Frame 1 (no input): blank canvas, image omitted
Frame 60 (the mouse pressed at the canvas centre just before this capture): blank canvas, image omitted
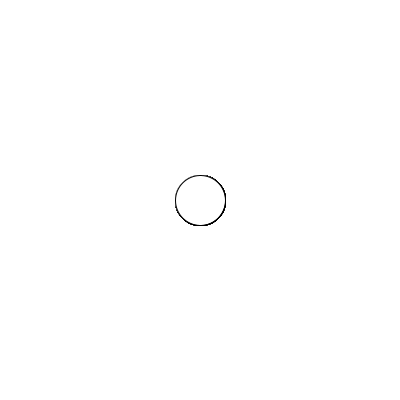
Frame 120 (the mouse held since frame 60 and released just before this capture)

The Processing sketch whose frames 1 and 60 were blank and that drew this single picture after the mouse press (run headless with seeded random() and noise(); from frame 60 on, the mouse is pressed at the canvas centre):

// Processing sketch: processing_91103
// ── processing_91103.pde

//so erstelle ich maloberfläche
void setup(){
  //die grösse
size(400,400);
//background farbe
background(255);
}


void draw() {
  if (mousePressed) {//wen die maustaste gedrückt ist eine farbe
   ellipse(mouseX,mouseY,50,50);//schwarz
  } 
  }
